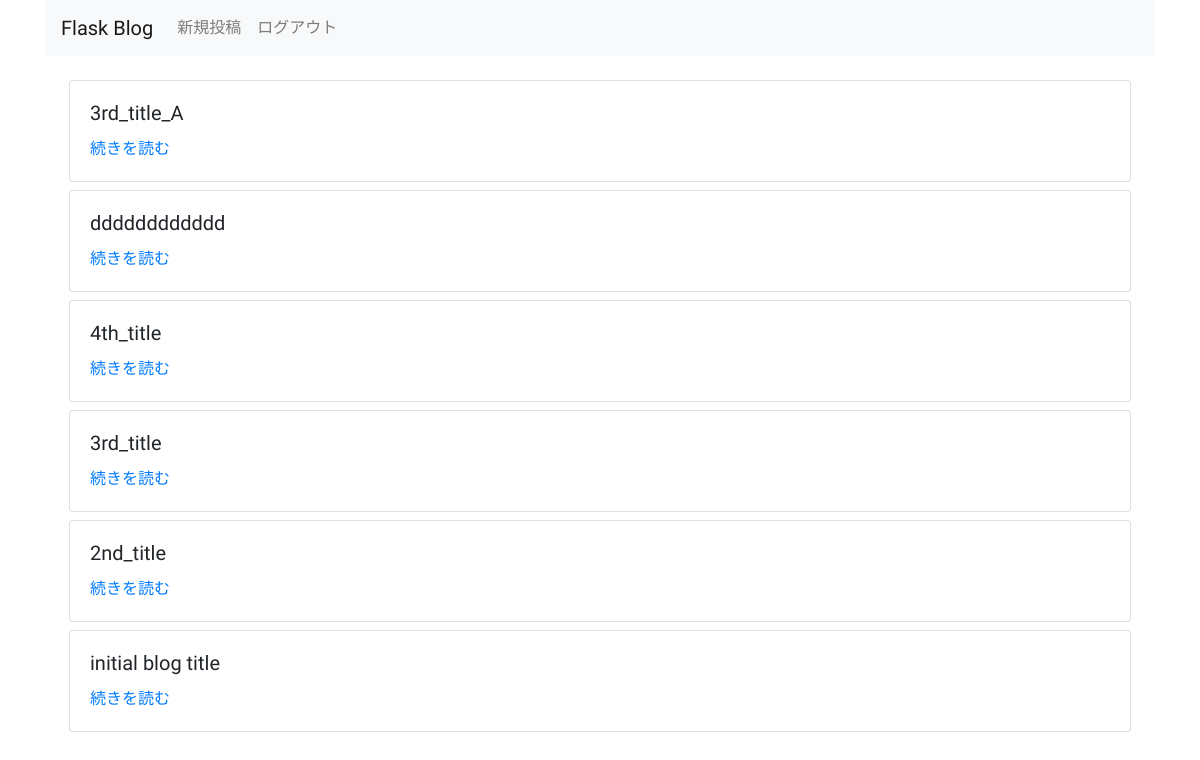
The page / (signed in) on the database as committed earlier.
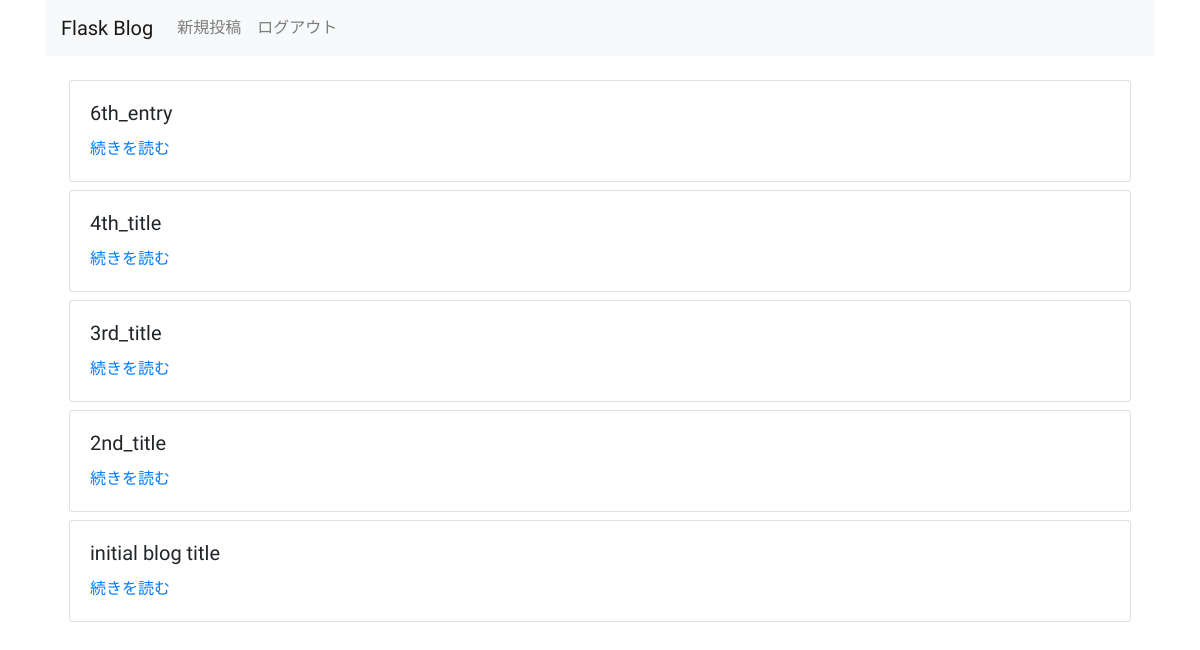
The same page on the database as committed later.
### flask_blog/models/entries.py (models this page shows, shortened)
class Entry(db.Model):
    __tablename__ = 'entries'
    id = db.Column(db.Integer, primary_key=True)
    title = db.Column(db.String(50), unique=True)
    text = db.Column(db.Text)
    created_at = db.Column(db.DateTime)

### flask_blog/views/entries.py (the view)
@app.route('/')
@login_required
def show_entries():
    entries = Entry.query.order_by(Entry.id.desc()).all()
    return render_template('entries/index.html', entries=entries)

### flask_blog/views/views.py (called while the page is built)
def login_required(view):
    @wraps(view)
    def inner(*args, **kwargs):
        if not session.get('logged_in'):
            return redirect(url_for('login'))
        return view(*args, **kwargs)
    return inner

### flask_blog/templates/entries/index.html
{% extends "layout.html" %}
{% block body %}
<ul class="list-group list-group-flush">
{% for entry in entries %}
<div class="card">
    <div class="card-body">
        <h5 class="card-title">{{ entry.title }}</h5>
        <a href="{{ url_for('show_entry', id=entry.id) }}" class="card-link">続きを読む</a>
    </div>
</div>
{% else %}
投稿がありません
{% endfor %}
</ul>
{% endblock %}

### flask_blog/templates/layout.html (shortened to what this page needs)
<!doctype html>
<link rel="stylesheet" href="https://maxcdn.bootstrapcdn.com/bootstrap/4.0.0/css/bootstrap.min.css">
<link rel=stylesheet href="{{ url_for('static', filename='style.css') }}">
<div class="container">
    <nav class="navbar navbar-expand-lg navbar-light bg-light">
        <a class="navbar-brand" href="{{ url_for('show_entries') }}">Flask Blog</a>
        <div class="collapse navbar-collapse" id="navbarNav">
            <ul class="nav navbar-nav navbar-right">
                {% if not session.logged_in %}
                <li class="nav-item">
                    <a class="nav-link" href={{ url_for('login') }}>ログイン</a>
                </li>
                {% else %}
                <li>
                    <a class="nav-link" href={{ url_for('new_entry') }}>新規投稿</a>
                </li>
                <li class="nav-item">
                    <a class="nav-link" href={{ url_for('logout') }}>ログアウト</a>
                </li>
                {% endif %}
            </ul>
        </div>
    </nav>
    <div class="blog-body">
        {% block body %}{% endblock %}
    </div>
</div>

### flask_blog/static/style.css (style rules this page uses)
.card { margin: 0.25rem; }
.blog-body { padding: 1.25em; }
* { font-family: 'Sawarabi Mincho', sans-serif; }

Rows that differ between the two databases and show on the page:
removed Entry: title "3rd_title_A"
removed Entry: title "dddddddddddd"
added Entry: title "6th_entry"
